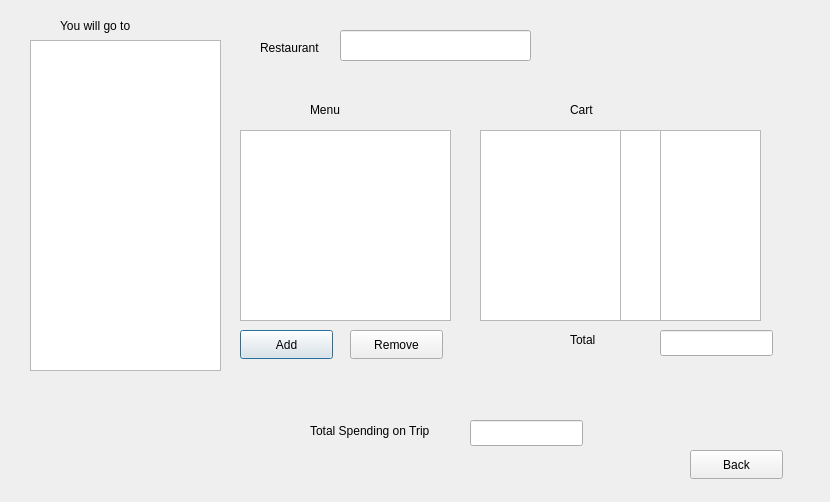
<?xml version="1.0" encoding="UTF-8"?>
<ui version="4.0">
 <class>ClosestTrip</class>
 <widget class="QDialog" name="ClosestTrip">
  <property name="geometry">
   <rect>
    <x>0</x>
    <y>0</y>
    <width>830</width>
    <height>502</height>
   </rect>
  </property>
  <property name="windowTitle">
   <string>Dialog</string>
  </property>
  <widget class="QLabel" name="label">
   <property name="geometry">
    <rect>
     <x>260</x>
     <y>40</y>
     <width>121</width>
     <height>16</height>
    </rect>
   </property>
   <property name="text">
    <string>Restaurant </string>
   </property>
  </widget>
  <widget class="QLabel" name="label_2">
   <property name="geometry">
    <rect>
     <x>60</x>
     <y>10</y>
     <width>161</width>
     <height>31</height>
    </rect>
   </property>
   <property name="text">
    <string>You will go to</string>
   </property>
  </widget>
  <widget class="QLabel" name="label_3">
   <property name="geometry">
    <rect>
     <x>310</x>
     <y>100</y>
     <width>63</width>
     <height>20</height>
    </rect>
   </property>
   <property name="text">
    <string>Menu</string>
   </property>
  </widget>
  <widget class="QLabel" name="label_4">
   <property name="geometry">
    <rect>
     <x>570</x>
     <y>100</y>
     <width>63</width>
     <height>20</height>
    </rect>
   </property>
   <property name="text">
    <string>Cart</string>
   </property>
  </widget>
  <widget class="QLabel" name="label_5">
   <property name="geometry">
    <rect>
     <x>570</x>
     <y>330</y>
     <width>63</width>
     <height>20</height>
    </rect>
   </property>
   <property name="text">
    <string>Total</string>
   </property>
  </widget>
  <widget class="QLabel" name="label_6">
   <property name="geometry">
    <rect>
     <x>310</x>
     <y>410</y>
     <width>191</width>
     <height>41</height>
    </rect>
   </property>
   <property name="text">
    <string>Total Spending on Trip</string>
   </property>
  </widget>
  <widget class="QListWidget" name="listWidget">
   <property name="geometry">
    <rect>
     <x>30</x>
     <y>40</y>
     <width>191</width>
     <height>331</height>
    </rect>
   </property>
  </widget>
  <widget class="QLineEdit" name="lineEdit">
   <property name="geometry">
    <rect>
     <x>340</x>
     <y>30</y>
     <width>191</width>
     <height>31</height>
    </rect>
   </property>
  </widget>
  <widget class="QListWidget" name="listWidget_2">
   <property name="geometry">
    <rect>
     <x>240</x>
     <y>130</y>
     <width>211</width>
     <height>191</height>
    </rect>
   </property>
  </widget>
  <widget class="QPushButton" name="pushButton">
   <property name="geometry">
    <rect>
     <x>240</x>
     <y>330</y>
     <width>93</width>
     <height>29</height>
    </rect>
   </property>
   <property name="text">
    <string>Add</string>
   </property>
  </widget>
  <widget class="QPushButton" name="pushButton_2">
   <property name="geometry">
    <rect>
     <x>350</x>
     <y>330</y>
     <width>93</width>
     <height>29</height>
    </rect>
   </property>
   <property name="text">
    <string>Remove</string>
   </property>
  </widget>
  <widget class="QLineEdit" name="lineEdit_2">
   <property name="geometry">
    <rect>
     <x>660</x>
     <y>330</y>
     <width>113</width>
     <height>26</height>
    </rect>
   </property>
  </widget>
  <widget class="QLineEdit" name="lineEdit_3">
   <property name="geometry">
    <rect>
     <x>470</x>
     <y>420</y>
     <width>113</width>
     <height>26</height>
    </rect>
   </property>
  </widget>
  <widget class="QListView" name="listView">
   <property name="geometry">
    <rect>
     <x>480</x>
     <y>130</y>
     <width>141</width>
     <height>191</height>
    </rect>
   </property>
  </widget>
  <widget class="QListView" name="listView_2">
   <property name="geometry">
    <rect>
     <x>620</x>
     <y>130</y>
     <width>41</width>
     <height>191</height>
    </rect>
   </property>
  </widget>
  <widget class="QListView" name="listView_3">
   <property name="geometry">
    <rect>
     <x>660</x>
     <y>130</y>
     <width>101</width>
     <height>191</height>
    </rect>
   </property>
  </widget>
  <widget class="QPushButton" name="pushButton_3">
   <property name="geometry">
    <rect>
     <x>690</x>
     <y>450</y>
     <width>93</width>
     <height>29</height>
    </rect>
   </property>
   <property name="text">
    <string>Back</string>
   </property>
  </widget>
 </widget>
 <resources/>
 <connections/>
</ui>
